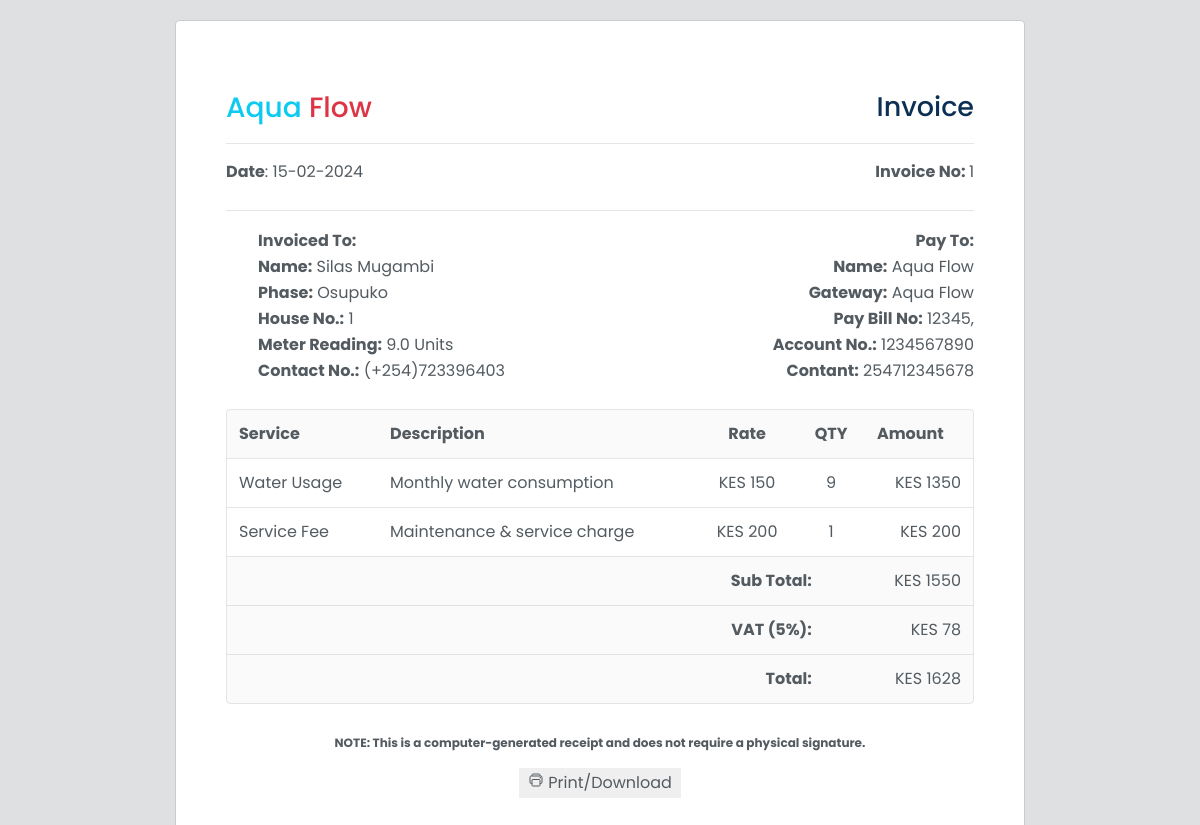
/accounts/records/invoice/1 (signed in), run on an earlier commit of the app's database.
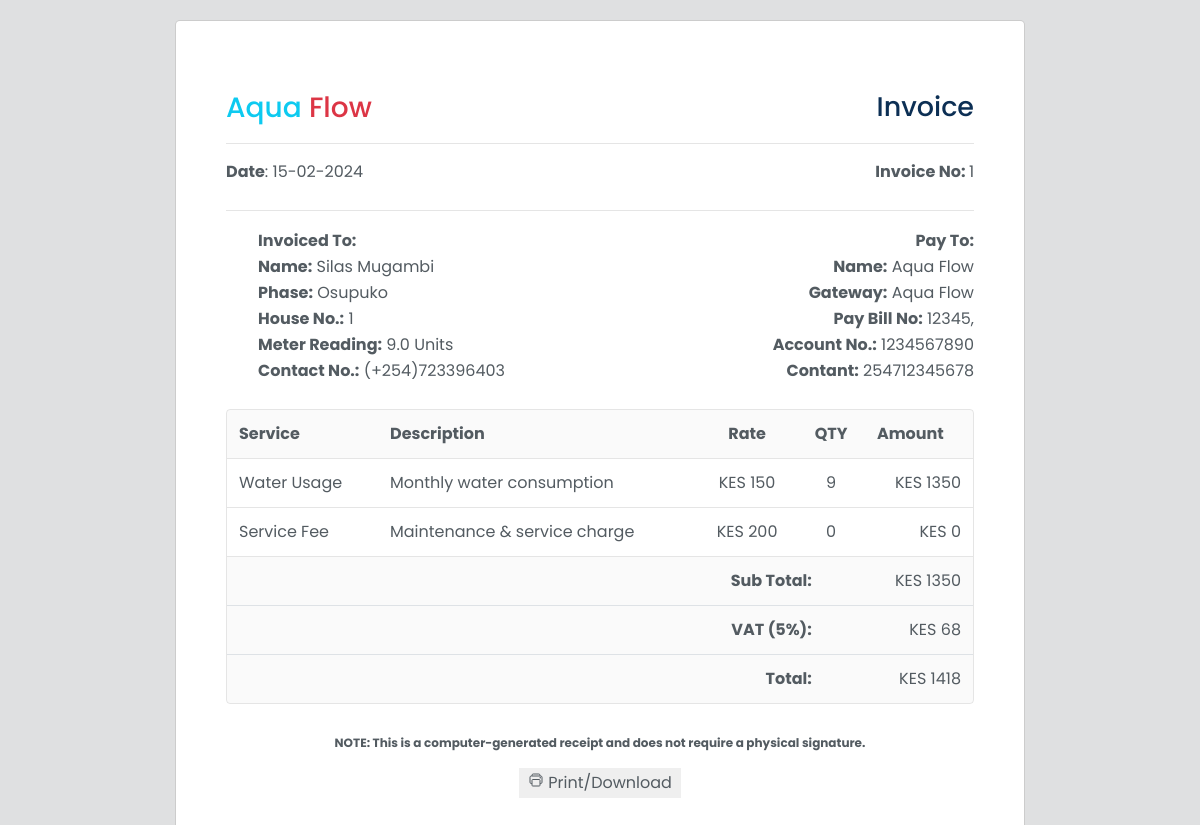
And on a later commit of the database.
### app/backend/database/models.py (models this page shows, shortened)
class MeterReading(db.Model):
    id = db.Column(db.Integer, primary_key=True)
    timestamp = db.Column(db.DateTime, default=datetime.now(timezone.utc) + timedelta(hours=3), nullable=False)
    customer_name = db.Column(db.String(50))
    house_section = db.Column(db.String(50))
    house_number = db.Column(db.String(20))
    reading_value = db.Column(db.Float)
    consumed = db.Column(db.Float)
    unit_price = db.Column(db.Float)
    service_fee = db.Column(db.Float)
    sub_total_price = db.Column(db.Float)
    total_price = db.Column(db.Float)
    reading_status = db.Column(db.Boolean, default=False)
    unique_user_id = db.Column(db.String(6))
    user_id = db.Column(db.Integer, db.ForeignKey('user.id'), nullable=False)
    payments = db.relationship('Payment', backref='meter_reading', lazy=True)

### app/backend/accounts/records/routes.py (the view)
@records_bp.route('/invoice/<int:invoice_id>')
@login_required
def invoice(invoice_id):
    invoice_data = fetch_invoice_data(invoice_id)
    if invoice_data:
        return render_template('accounts/invoice.html', invoice_data=invoice_data, hide_sidebar=True, hide_navbar=True, hide_footer=True)
    else:
        flash("Invoice not found", "error")
        return redirect(url_for('accounts.records.billing'))

### app/backend/accounts/accounts_context.py (called while the page is built)
def accounts_context():
    settings = Settings.query.first()
    company_name = settings.company_name if settings else 'ApoGen'
    bank_name = settings.bank_name if settings else 'M-Pesa'
    paybill = settings.paybill if settings else '123456'
    account_number = settings.account_number if settings else '123456789'
    contact_number = settings.contact_number if settings else '0722000111'
    total_bill = db.session.query(func.sum(MeterReading.total_price)).filter(MeterReading.reading_status == False).scalar()
    total_bill = total_bill or 0
    return {
        'company_name': company_name,
        'bank_name': bank_name,
        'paybill': paybill,
        'account_number': account_number,
        'contact_number': contact_number,
        'total_bill': total_bill
    }

def inject_now():
    return {'now': datetime.utcnow() + timedelta(hours=3)}

### app/frontend/templates/accounts/invoice.html (shortened to what the changed rows need)
{% extends "base.html" %} {% block content %}
<head>
  <link
    rel="stylesheet"
    href="{{ url_for('static', filename='css/invoice.css') }}"
  />
</head>
<div class="invoice-wrapper" id="print-area">
  <div class="invoice">
    <div class="invoice-container">
      <div class="invoice-head">
        <div class="invoice-head-middle">
          <div class="invoice-head-middle-left text-start">
            <p>
              <span class="text-bold">Date</span>: {{
              invoice_data.timestamp.strftime('%d-%m-%Y') }}
            </p>
          </div>
        </div>
        <div class="invoice-head-bottom">
          <div class="invoice-head-bottom-left">
            <ul class="text-start">
              <li class="text-bold">Invoiced To:</li>
              <li>
                <b>Name:</b> {% if invoice_data.customer_name %}{{
                invoice_data.customer_name.title() }}{% else %}Bank Name{% endif
                %}
              </li>
              <li>
                <b>Phase:</b> {% if invoice_data.house_section %}{{
                invoice_data.house_section.title() }}{% else %}Bank Name{% endif
                %}
              </li>
              <li>
                <b>House No.:</b> {% if invoice_data.house_number %}{{
                invoice_data.house_number }}{% else %}Bank Name{% endif %}
              </li>
              <li>
                <b>Meter Reading:</b> {% if invoice_data.reading_value %}{{
                invoice_data.reading_value }} Units {% else %}Meter Reading{%
                endif %}
              </li>
              <li>
                <b>Contact No.:</b> {% if invoice_data.mobile %}(+254){{
                invoice_data.mobile[-9:] }}{% else %}Bank Name{% endif %}
              </li>
            </ul>
          </div>
        </div>
      </div>
      <div class="overflow-view">
        <div class="invoice-body">
          <table>
            <thead>
              <tr>
                <td class="text-bold">Service</td>
                <td class="text-bold">Description</td>
                <td class="text-bold text-center">Rate</td>
                <td class="text-bold text-center">QTY</td>
                <td class="text-bold">Amount</td>
              </tr>
            </thead>
            <tbody>
              <tr>
                <td>{{ invoice_data.first_service }}</td>
                <td>{{ invoice_data.first_description }}</td>
                <td class="text-center">
                  KES {{ "%0.0f"|format(invoice_data.unit_price) }}
                </td>
                <td class="text-center">
                  {{ "%0.0f"|format(invoice_data.consumed) }}
                </td>
                <td class="text-end">
                  KES {{ "%0.0f"|format(invoice_data.unit_price *
                  invoice_data.consumed) }}
                </td>
              </tr>
              <tr>
                <td>{{ invoice_data.second_service }}</td>
                <td>{{ invoice_data.second_description }}</td>
                <td class="text-center">
                  KES {{ "%0.0f"|format(invoice_data.service_fee) }}
                </td>
                <td class="text-center">
                  {{ "%0.0f"|format(invoice_data.service_qty) }}
                </td>
                <td class="text-end">
                  KES {{ "%0.0f"|format(invoice_data.service_fee *
                  invoice_data.service_qty) }}
                </td>
              </tr>
            </tbody>
          </table>
          <div class="invoice-body-bottom">
            <div class="invoice-body-info-item border-bottom">
              <div class="info-item-td text-end text-bold">Sub Total:</div>
              <div class="info-item-td text-end">
                KES {{ "%0.0f"|format(invoice_data.sub_total_price +
                invoice_data.service_fee * invoice_data.service_qty) }}
              </div>
            </div>
            <div class="invoice-body-info-item border-bottom">
              <div class="info-item-td text-end text-bold">VAT (5%):</div>
              <div class="info-item-td text-end">
                KES {{ "%0.0f"|format(0.05 * (invoice_data.sub_total_price +
                invoice_data.service_fee * invoice_data.service_qty)) }}
              </div>
            </div>
            <div class="invoice-body-info-item">
              <div class="info-item-td text-end text-bold">Total:</div>
              <div class="info-item-td text-end">
                KES {{ "%0.0f"|format((invoice_data.sub_total_price +
                invoice_data.service_fee * invoice_data.service_qty) + (0.05 *
                (invoice_data.sub_total_price + invoice_data.service_fee *
                invoice_data.service_qty))) }}
              </div>
            </div>
          </div>
        </div>
      </div>
    </div>
  </div>
</div>
{% endblock %}

What changed in the data, as far as the page shows it:
changed MeterReading "Silas Mugambi": service_fee "200" → "0"; sub_total_price+service_fee "1550" → "1350"; sub_total_price+service_fee "78" → "68"; sub_total_price+service_fee "1628" → "1418"
Also different on the page:
{{ "%0.0f"|format(invoice_data.service_qty) }}: "1" → "0"
